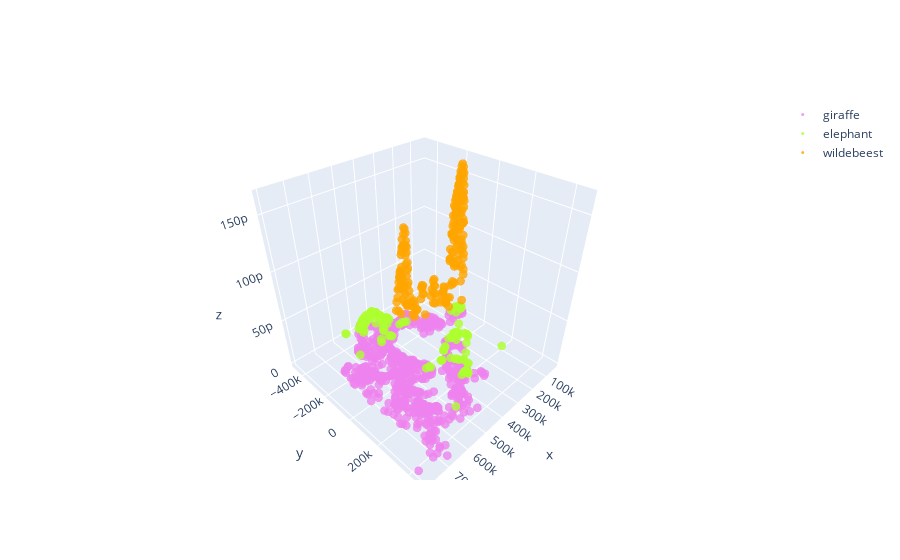

Source (notebook cell):
### Markdown cell above
In this case, there are more differences between the datasets, giraffe observations are more widespread but still dense in some regions, whereas elephant and wildebeest observations are more concentrated in specific areas of the country. Also, elephant observations appear to be sparser than the wildebeest observations.

Now, we are not sure what will be the optimal values of bandwidth for each of these datasets, so we are going to estimate a range of values to be tested and use `sklearn.model_selection.GridSearchCV` to find the best bandwidth value.

### Code cell
fig = go.Figure() 

for i in range(len(l)):
    row, col = spatial_data.shape
    delta = np.array((col,1))
    
    for col in range(col):
        delta[col] = np.max(spatial_data[labels == l[i],col]) - np.min(spatial_data[labels == l[i],col])
        print('difference between maximum and minimum values ',delta[col])
        
    max_delta = np.max(delta)
    print('max bandwidth value to be tested is 1/3 of the max observed among all variables', max_delta/3)
    
    # find log10 of the maximum bandwidth value
    max_log = np.log10(max_delta)
    # vary 3 orders of magnitude to test optimal bandwith 
    bandwidths = 10 ** np.linspace(np.floor(max_log-3),max_log,300)
    
    data = spatial_data[labels == l[i],:]
    #now test bandwidths and get the optimal 
    grid = GridSearchCV(KernelDensity(kernel='gaussian'),
                    {'bandwidth': bandwidths},
                    cv=LeaveOneOut())
    grid.fit(data)
    print("best bandwidth: {0}".format(grid.best_estimator_.bandwidth))
    kde = grid.best_estimator_
    
    density = np.exp(kde.score_samples(data))
    
    fig.add_trace(go.Scatter3d(x=data[:,0], y=data[:,1], z=density, name=labels_legend[i+1] , mode='markers', 
                               marker=dict(size=3,
                                           color=colors[i],  # set color to an array/list of desired values
                                           opacity=0.8))) 
    
py.offline.iplot(fig)
